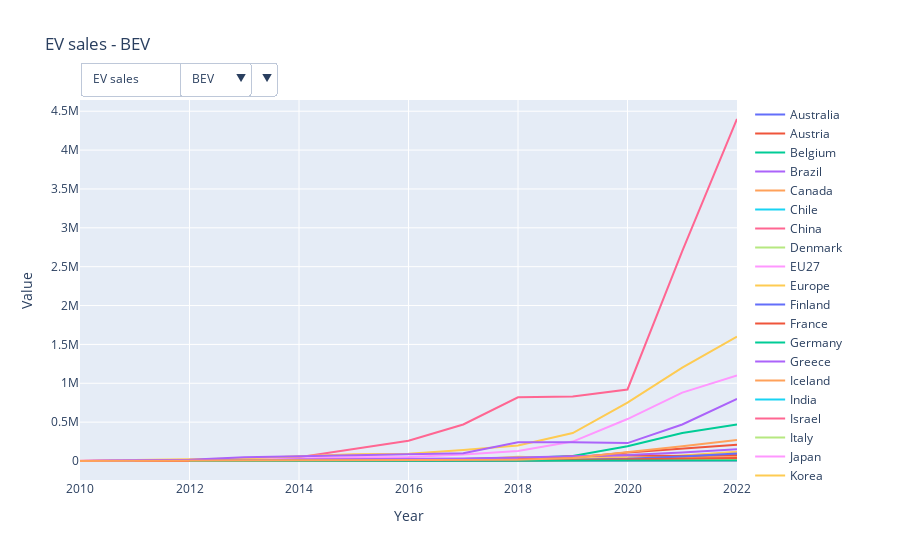

The notebook cell this image was saved under:
### Code cell
import plotly.graph_objects as go
from plotly.subplots import make_subplots
import pandas as pd

# Load and prepare the data
# df = pd.read_csv("IEA-EV-dataEV stockHistoricalCars.csv")
df = pd.read_csv("filtered.csv")

# Filter for unique values for dropdowns
parameters = df['parameter'].unique()
powertrains = df['powertrain'].unique()

# Initial plot setup
initial_parameter = parameters[0]
initial_powertrain = powertrains[0]

# Filter data for initial plot
filtered_df = df[(df['parameter'] == initial_parameter) & (df['powertrain'] == initial_powertrain)]

# Create the figure
fig = make_subplots()

for Entity in filtered_df['Entity'].unique():
    Entity_df = filtered_df[filtered_df['Entity'] == Entity]
    fig.add_trace(go.Scatter(x=Entity_df['Year'], y=Entity_df['value'], mode='lines', name=Entity))

# Update layout for initial plot
fig.update_layout(title=f'{initial_parameter} - {initial_powertrain}', xaxis_title='Year', yaxis_title='Value')

# Create dropdowns for parameters and powertrains
param_dropdown = {
    'buttons': [
        {
            'label': param,
            'method': 'update',
            'args': [{'visible': [p == param for p in df['parameter']]}]
        } for param in parameters
    ],
    'direction': 'down',
    'showactive': True,
}

powertrain_dropdown = {
    'buttons': [
        {
            'label': powertrain,
            'method': 'update',
            'args': [{'visible': [p == powertrain for p in df['powertrain']]}]
        } for powertrain in powertrains
    ],
    'direction': 'down',
    'showactive': True,
}

# Add dropdowns to the figure
fig.update_layout(
    updatemenus=[
        {
            'buttons': param_dropdown['buttons'],
            'direction': param_dropdown['direction'],
            'showactive': param_dropdown['showactive'],
            'x': 0.0,
            'xanchor': 'left',
            'y': 1.1,
            'yanchor': 'top'
        },
        {
            'buttons': powertrain_dropdown['buttons'],
            'direction': powertrain_dropdown['direction'],
            'showactive': powertrain_dropdown['showactive'],
            'x': 0.15,
            'xanchor': 'left',
            'y': 1.1,
            'yanchor': 'top'
        }
    ]
)

# Show the figure
fig.show()

### Figure 1 — Plotly figure (JSON) as saved in the notebook; plotly's stock layout.template omitted (floating-point values rounded to 4 significant figures; data arrays with more than 128 entries replaced by an {"elided": "..."} marker saying what was removed)
{"data": [{"mode": "lines", "name": "Australia", "type": "scatter", "x": [2011, 2012, 2013, 2014, 2015, 2016, 2017, 2018, 2019, 2020, 2021, 2022], "y": [49, 170, 190, 370, 760, 670, 1200, 1800, 6300, 5200, 17000, 33000]}, {"mode": "lines", "name": "Austria", "type": "scatter", "x": [2013, 2014, 2015, 2016, 2017, 2018, 2019, 2020, 2021, 2022], "y": [650, 1700, 1700, 3800, 5400, 6800, 9300, 16000, 33000, 34000]}, {"mode": "lines", "name": "Belgium", "type": "scatter", "x": [2010, 2011, 2012, 2013, 2014, 2015, 2016, 2017, 2018, 2019, 2020, 2021, 2022], "y": [48, 280, 570, 500, 1300, 1400, 2100, 2700, 3600, 8800, 15000, 23000, 38000]}, {"mode": "lines", "name": "Brazil", "type": "scatter", "x": [2012, 2013, 2014, 2015, 2016, 2017, 2018, 2019, 2020, 2021, 2022], "y": [74, 130, 61, 59, 130, 25, 66, 540, 680, 2900, 8500]}, {"mode": "lines", "name": "Canada", "type": "scatter", "x": [2011, 2012, 2013, 2014, 2015, 2016, 2017, 2018, 2019, 2020, 2021, 2022], "y": [220, 620, 1600, 2800, 4400, 5200, 8700, 23000, 32000, 37000, 59000, 85000]}, {"mode": "lines", "name": "Chile", "type": "scatter", "x": [2011, 2012, 2013, 2014, 2015, 2016, 2017, 2018, 2019, 2020, 2021, 2022], "y": [6, 5, 5, 3, 13, 22, 120, 110, 160, 110, 270, 880]}, {"mode": "lines", "name": "China", "type": "scatter", "x": [2010, 2011, 2012, 2013, 2014, 2015, 2016, 2017, 2018, 2019, 2020, 2021, 2022], "y": [1100, 4800, 9600, 15000, 49000, 150000, 260000, 470000, 820000, 830000, 920000, 2700000, 4400000]}, {"mode": "lines", "name": "Denmark", "type": "scatter", "x": [2011, 2012, 2013, 2014, 2015, 2016, 2017, 2018, 2019, 2020, 2021, 2022], "y": [420, 490, 500, 1600, 4300, 1300, 710, 1500, 5500, 14000, 25000, 31000]}, {"mode": "lines", "name": "EU27", "type": "scatter", "x": [2010, 2011, 2012, 2013, 2014, 2015, 2016, 2017, 2018, 2019, 2020, 2021, 2022], "y": [1400, 6700, 12000, 21000, 32000, 49000, 53000, 84000, 130000, 250000, 540000, 880000, 1100000]}, {"mode": "lines", "name": "Europe", "type": "scatter", "x": [2010, 2011, 2012, 2013, 2014, 2015, 2016, 2017, 2018, 2019, 2020, 2021, 2022], "y": [2000, 10000, 18000, 33000, 62000, 88000, 92000, 140000, 200000, 360000, 750000, 1200000, 1600000]}, {"mode": "lines", "name": "Finland", "type": "scatter", "x": [2011, 2012, 2013, 2014, 2015, 2016, 2017, 2018, 2019, 2020, 2021, 2022], "y": [30, 51, 50, 180, 240, 220, 500, 780, 1900, 4200, 10000, 15000]}, {"mode": "lines", "name": "France", "type": "scatter", "x": [2010, 2011, 2012, 2013, 2014, 2015, 2016, 2017, 2018, 2019, 2020, 2021, 2022], "y": [190, 2600, 5700, 8800, 11000, 17000, 22000, 25000, 31000, 43000, 110000, 160000, 210000]}, {"mode": "lines", "name": "Germany", "type": "scatter", "x": [2010, 2011, 2012, 2013, 2014, 2015, 2016, 2017, 2018, 2019, 2020, 2021, 2022], "y": [140, 1400, 2200, 5200, 9100, 12000, 11000, 25000, 36000, 63000, 190000, 360000, 470000]}, {"mode": "lines", "name": "Greece", "type": "scatter", "x": [2013, 2014, 2015, 2016, 2017, 2018, 2019, 2020, 2021, 2022], "y": [3, 39, 35, 41, 50, 88, 190, 680, 2200, 2800]}, {"mode": "lines", "name": "Iceland", "type": "scatter", "x": [2012, 2013, 2014, 2015, 2016, 2017, 2018, 2019, 2020, 2021, 2022], "y": [17, 80, 200, 390, 380, 850, 780, 910, 2600, 4300, 6900]}, {"mode": "lines", "name": "India", "type": "scatter", "x": [2010, 2011, 2012, 2013, 2014, 2015, 2016, 2017, 2018, 2019, 2020, 2021, 2022], "y": [450, 1400, 190, 410, 1000, 450, 730, 920, 920, 680, 3100, 12000, 48000]}, {"mode": "lines", "name": "Israel", "type": "scatter", "x": [2011, 2012, 2013, 2014, 2015, 2016, 2017, 2018, 2019, 2020, 2021, 2022], "y": [3, 600, 460, 6, 3, 5, 130, 130, 850, 1500, 11000, 27000]}, {"mode": "lines", "name": "Italy", "type": "scatter", "x": [2010, 2011, 2012, 2013, 2014, 2015, 2016, 2017, 2018, 2019, 2020, 2021, 2022], "y": [40, 110, 460, 860, 1000, 1500, 1400, 2000, 5000, 11000, 33000, 67000, 49000]}, {"mode": "lines", "name": "Japan", "type": "scatter", "x": [2010, 2011, 2012, 2013, 2014, 2015, 2016, 2017, 2018, 2019, 2020, 2021, 2022], "y": [2400, 13000, 13000, 15000, 16000, 10000, 15000, 18000, 27000, 21000, 15000, 22000, 61000]}, {"mode": "lines", "name": "Korea", "type": "scatter", "x": [2010, 2011, 2012, 2013, 2014, 2015, 2016, 2017, 2018, 2019, 2020, 2021, 2022], "y": [61, 270, 510, 600, 1300, 3100, 4700, 14000, 55000, 33000, 31000, 72000, 120000]}, {"mode": "lines", "name": "Mexico", "type": "scatter", "x": [2011, 2012, 2013, 2014, 2015, 2016, 2017, 2018, 2019, 2020, 2021, 2022], "y": [3, 88, 12, 48, 92, 250, 230, 200, 290, 1800, 3000, 4400]}, {"mode": "lines", "name": "Netherlands", "type": "scatter", "x": [2010, 2011, 2012, 2013, 2014, 2015, 2016, 2017, 2018, 2019, 2020, 2021, 2022], "y": [120, 860, 790, 2600, 2700, 3800, 4100, 9200, 24000, 62000, 73000, 64000, 73000]}, {"mode": "lines", "name": "New Zealand", "type": "scatter", "x": [2010, 2011, 2012, 2013, 2014, 2015, 2016, 2017, 2018, 2019, 2020, 2021, 2022], "y": [10, 13, 22, 30, 110, 300, 1200, 2900, 4400, 5300, 3900, 6800, 19000]}, {"mode": "lines", "name": "Norway", "type": "scatter", "x": [2010, 2011, 2012, 2013, 2014, 2015, 2016, 2017, 2018, 2019, 2020, 2021, 2022], "y": [360, 2000, 3900, 7900, 20000, 26000, 24000, 33000, 46000, 60000, 77000, 110000, 150000]}, {"mode": "lines", "name": "Other Europe", "type": "scatter", "x": [2010, 2011, 2012, 2013, 2014, 2015, 2016, 2017, 2018, 2019, 2020, 2021, 2022], "y": [21, 180, 750, 220, 1200, 1300, 1500, 3200, 6300, 11000, 21000, 35000, 53000]}, {"mode": "lines", "name": "Poland", "type": "scatter", "x": [2010, 2011, 2012, 2013, 2014, 2015, 2016, 2017, 2018, 2019, 2020, 2021, 2022], "y": [15, 43, 44, 31, 140, 70, 110, 440, 620, 1500, 3700, 7200, 14000]}, {"mode": "lines", "name": "Portugal", "type": "scatter", "x": [2010, 2011, 2012, 2013, 2014, 2015, 2016, 2017, 2018, 2019, 2020, 2021, 2022], "y": [720, 190, 52, 170, 190, 640, 810, 1900, 4100, 6900, 7800, 13000, 18000]}, {"mode": "lines", "name": "Rest of the world", "type": "scatter", "x": [2011, 2012, 2013, 2014, 2015, 2016, 2017, 2018, 2019, 2020, 2021, 2022], "y": [42, 280, 140, 120, 3300, 890, 1700, 1600, 4000, 5700, 14000, 25000]}, {"mode": "lines", "name": "South Africa", "type": "scatter", "x": [2013, 2014, 2015, 2016, 2017, 2018, 2019, 2020, 2021, 2022], "y": [34, 14, 120, 100, 68, 66, 160, 92, 220, 500]}, {"mode": "lines", "name": "Spain", "type": "scatter", "x": [2010, 2011, 2012, 2013, 2014, 2015, 2016, 2017, 2018, 2019, 2020, 2021, 2022], "y": [76, 390, 430, 810, 1400, 1300, 2000, 3900, 6000, 10000, 18000, 24000, 33000]}, {"mode": "lines", "name": "Sweden", "type": "scatter", "x": [2010, 2011, 2012, 2013, 2014, 2015, 2016, 2017, 2018, 2019, 2020, 2021, 2022], "y": [4, 180, 270, 430, 1200, 3000, 2900, 4400, 7100, 16000, 28000, 57000, 96000]}, {"mode": "lines", "name": "Switzerland", "type": "scatter", "x": [2011, 2012, 2013, 2014, 2015, 2016, 2017, 2018, 2019, 2020, 2021, 2022], "y": [400, 340, 1200, 2700, 3300, 3300, 4800, 5100, 13000, 20000, 32000, 40000]}, {"mode": "lines", "name": "Turkiye", "type": "scatter", "x": [2012, 2014, 2015, 2016, 2017, 2018, 2019, 2020, 2021, 2022], "y": [92, 46, 120, 44, 77, 190, 230, 890, 3000, 7000]}, {"mode": "lines", "name": "USA", "type": "scatter", "x": [2010, 2011, 2012, 2013, 2014, 2015, 2016, 2017, 2018, 2019, 2020, 2021, 2022], "y": [1200, 9800, 15000, 48000, 63000, 71000, 87000, 100000, 240000, 240000, 230000, 470000, 800000]}, {"mode": "lines", "name": "United Kingdom", "type": "scatter", "x": [2010, 2011, 2012, 2013, 2014, 2015, 2016, 2017, 2018, 2019, 2020, 2021, 2022], "y": [240, 1200, 1600, 2600, 6700, 10000, 10000, 14000, 16000, 38000, 110000, 190000, 270000]}], "layout": {"title": {"text": "EV sales - BEV"}, "updatemenus": [{"buttons": [{"args": [{"visible": {"elided": "2659 bool values"}}], "label": "EV sales", "method": "update"}, {"args": [{"visible": {"elided": "2659 bool values"}}], "label": "EV sales share", "method": "update"}, {"args": [{"visible": {"elided": "2659 bool values"}}], "label": "EV stock", "method": "update"}, {"args": [{"visible": {"elided": "2659 bool values"}}], "label": "EV stock share", "method": "update"}, {"args": [{"visible": {"elided": "2659 bool values"}}], "label": "Electricity demand", "method": "update"}, {"args": [{"visible": {"elided": "2659 bool values"}}], "label": "Oil displacement Mbd", "method": "update"}, {"args": [{"visible": {"elided": "2659 bool values"}}], "label": "Oil displacement, million lge", "method": "update"}], "direction": "down", "showactive": true, "x": 0, "xanchor": "left", "y": 1.1, "yanchor": "top"}, {"buttons": [{"args": [{"visible": {"elided": "2659 bool values"}}], "label": "BEV", "method": "update"}, {"args": [{"visible": {"elided": "2659 bool values"}}], "label": "PHEV", "method": "update"}, {"args": [{"visible": {"elided": "2659 bool values"}}], "label": "EV", "method": "update"}], "direction": "down", "showactive": true, "x": 0.15, "xanchor": "left", "y": 1.1, "yanchor": "top"}], "xaxis": {"anchor": "y", "domain": [0, 1], "title": {"text": "Year"}}, "yaxis": {"anchor": "x", "domain": [0, 1], "title": {"text": "Value"}}}}
